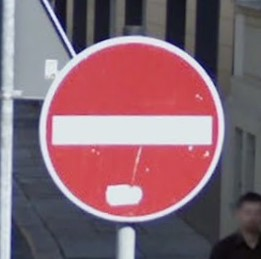
#> input picture real_images/Annotation1.jpg, 261 x 259 px
$ python -i image_preprocessing.py   (imports and definitions only)   (older library calls are emulated)
#> lines starting #> are read from the running program, lines starting #| are printed output that depends on the picture
import pickle

import cv2
import matplotlib.pyplot as plt
import numpy as np
from skimage import exposure


def preprocess(image, clip_limit=.1, h=20, h_color=20, template_window_size=3, search_window_size=3):
    # cv2.imwrite('project_report/preprocessing_image.png', cv2.cvtColor(image, cv2.COLOR_RGB2BGR))

#> called with clip_limit = 0.1, h = 20, h_color = 20, template_window_size = 3, search_window_size = 3
    image = exposure.equalize_adapthist(image, clip_limit=clip_limit).astype('float32')
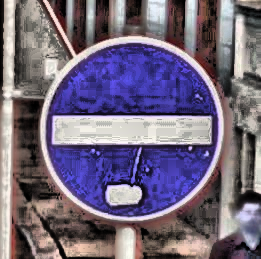
#> image: shape (259, 261, 3) float32; mean of channels 0, 1, 2 0.495, 0.409, 0.45; drawn as B, G, R
    image = np.uint8(image * 255)
    # cv2.imwrite('project_report/preprocessing_histogram_equalized_image.png', cv2.cvtColor(image, cv2.COLOR_RGB2BGR))

    image = cv2.fastNlMeansDenoisingColored(image, None, h, h_color, template_window_size, search_window_size)
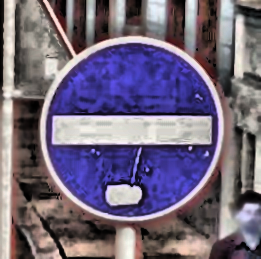
#> image: shape (259, 261, 3); mean of channels 0, 1, 2 125, 103.3, 113.7; drawn as B, G, R
    # cv2.imwrite('project_report/preprocessing_denoised_image.png', cv2.cvtColor(image, cv2.COLOR_RGB2BGR))

    image = cv2.normalize(image, None, alpha=0, beta=1, norm_type=cv2.NORM_MINMAX, dtype=cv2.CV_32F)

    return image


def preprocess_images(images):
    return np.array(list(preprocess(image) for image in images))


def save_images(x, y, output_file_name):
    np.savez(output_file_name, x=x, y=y)


def load_images(input_file_name):
    return np.load(input_file_name)


# [22 lines not run here, left out]

    # [8 lines of commented-out code are left out]

>>> import cv2
>>> picture = cv2.cvtColor(cv2.imread('real_images/Annotation1.jpg'), cv2.COLOR_BGR2RGB)
>>> result = preprocess(picture)

$ run again, on real_images/Annotation2.jpg
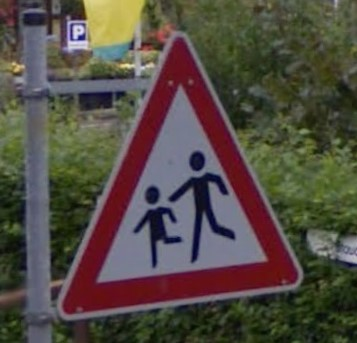
#> input picture real_images/Annotation2.jpg, 357 x 343 px
#> in preprocess, `image = exposure.equalize_adapthist(image, clip_limit=clip_limit).asty..`:
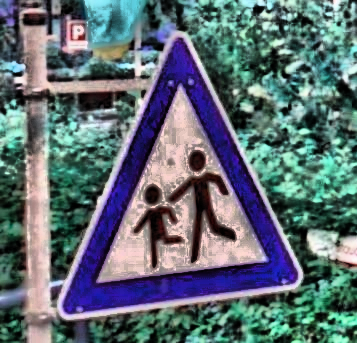
#> image: shape (343, 357, 3) float32; mean of channels 0, 1, 2 0.458, 0.431, 0.373; drawn as B, G, R

$ run again, on real_images/Annotation4.jpg
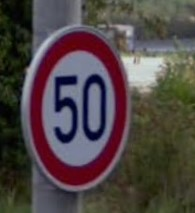
#> input picture real_images/Annotation4.jpg, 195 x 213 px
#> in preprocess, `image = exposure.equalize_adapthist(image, clip_limit=clip_limit).asty..`:
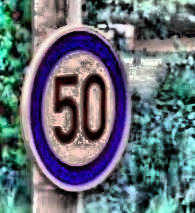
#> image: shape (213, 195, 3) float32; mean of channels 0, 1, 2 0.472, 0.437, 0.397; drawn as B, G, R
